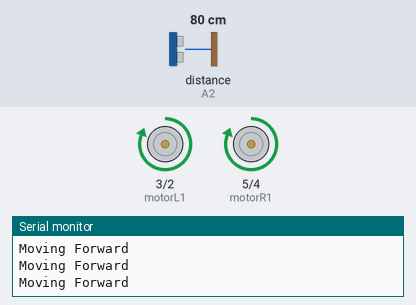
This sketch was run on a simulated Arduino Uno, built with avr-gcc and run on an emulated ATmega328P. Shown: motor-driver pin pairs drawn as motors (green arrow = first pin HIGH = forward, orange = second pin HIGH = backward, longer = more drive), the last lines printed to the serial monitor. Wiring (inferred from the names in the program): ultrasonic range finder: trigger A1; echo A2. The inputs (shaded band) are chosen by the test bench; at power-on: distance to the obstacle (sensor on A2) 80 cm. The echo pulse lasts 58.3 µs per cm.

Above: at 1.2 s.
1.3 s: distance to the obstacle (sensor on A2) set to 17 cm
4.3 s: distance to the obstacle (sensor on A2) set to 14 cm
At 5.5 s:
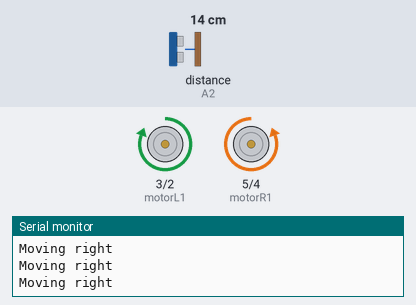
5.8 s: distance to the obstacle (sensor on A2) set to 120 cm
At 7.0 s:
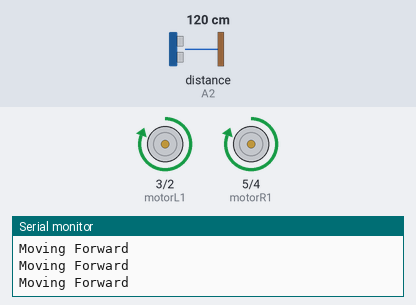
7.3 s: distance to the obstacle (sensor on A2) set to 2 cm
At 8.5 s:
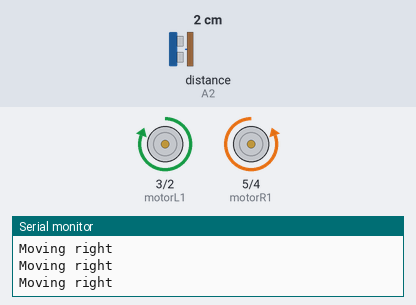
Timing chart, 0 to 9.8 s (numbered marks = the images above; inputs shaded):
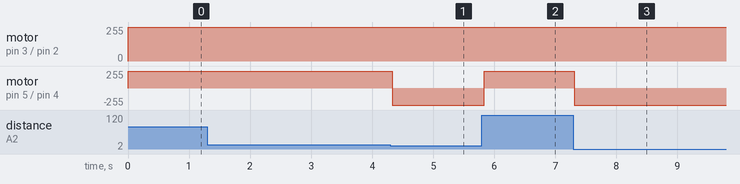

Measured:
- the behaviour switches between 16 and 15 cm on distance to the obstacle (sensor on A2) (found by bisection; images 0 and 1)
- after the input at 4.3 s, motor on pin 5 (motorR1) / pin 4 (motorR2): forward 255/255 → backward 255/255 at once
- after the input at 5.8 s, motor on pin 5 (motorR1) / pin 4 (motorR2): backward 255/255 → forward 255/255 at once
- after the input at 7.3 s, motor on pin 5 (motorR1) / pin 4 (motorR2): forward 255/255 → backward 255/255 at once

The sketch:

Obstacle_Avoider.ino
```cpp
int motorL1=3;
int motorL2=2;
int motorR1=5;
int motorR2=4;

const int vcc = A0;
const int trig = A1;
const int echo = A2;
const int gnd = A3;

int duration;
int distance;
void setup()
{
    Serial.begin(9600);

    pinMode(motorL1,OUTPUT);
    pinMode(motorL2,OUTPUT);
    pinMode(motorR1,OUTPUT);
    pinMode(motorR2,OUTPUT);


    pinMode(echo,INPUT);
    pinMode(trig, OUTPUT);

    pinMode (vcc,OUTPUT);
    pinMode (gnd,OUTPUT);

    digitalWrite(vcc,HIGH);
    digitalWrite(gnd,LOW);

    pinMode(echo,INPUT);
    pinMode(trig, OUTPUT);


}
void loop()
{

        digitalWrite(trig, LOW);
        delayMicroseconds(2);

        digitalWrite(trig, HIGH);
        delayMicroseconds(10);
        digitalWrite(trig, LOW);
        duration = pulseIn(echo, HIGH);
        distance = duration*0.034/2;

          if (distance < 15)
           { Serial.println("Moving right");
              right();
              delay(500);
           }
           else

           { Serial.println("Moving Forward");
              fwd();
           }

}

void fwd()

{
  digitalWrite(motorR1,HIGH);
  digitalWrite(motorR2,LOW);
  digitalWrite(motorL1,HIGH);
  digitalWrite(motorL2,LOW);

}
void bck()
{
  digitalWrite(motorR1,LOW);
  digitalWrite(motorR2,HIGH);
  digitalWrite(motorL1,LOW);
  digitalWrite(motorL2,HIGH);

}
void left()
{
  digitalWrite(motorR1,HIGH);
  digitalWrite(motorR2,LOW);
  digitalWrite(motorL1,LOW);
  digitalWrite(motorL2,HIGH);

}

void right()
{
  digitalWrite(motorR1,LOW);
  digitalWrite(motorR2,HIGH);
  digitalWrite(motorL1,HIGH);
  digitalWrite(motorL2,LOW);

}

void nomove()
{
  digitalWrite(motorR1,LOW);
  digitalWrite(motorR2,LOW);
  digitalWrite(motorL1,LOW);
  digitalWrite(motorL2,LOW);
}
```
